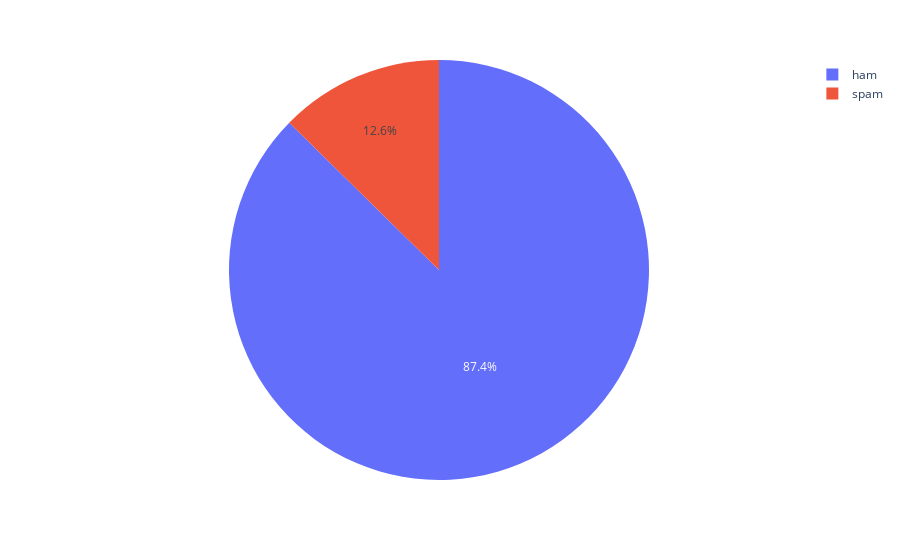

The notebook cell saved with this chart:
### Code cell
fig = px.pie(df['target'].value_counts(),values=df['target'].value_counts(),names=['ham','spam'])
fig.show()

### Figure 1 — Plotly figure (JSON) as saved in the notebook; plotly's stock layout.template omitted (floating-point values rounded to 4 significant figures)
{"data": [{"domain": {"x": [0, 1], "y": [0, 1]}, "hovertemplate": "label=%{label}<br>value=%{value}<extra></extra>", "labels": ["ham", "spam"], "legendgroup": "", "name": "", "showlegend": true, "type": "pie", "values": [4516, 653]}], "layout": {"legend": {"tracegroupgap": 0}, "margin": {"t": 60}}}
